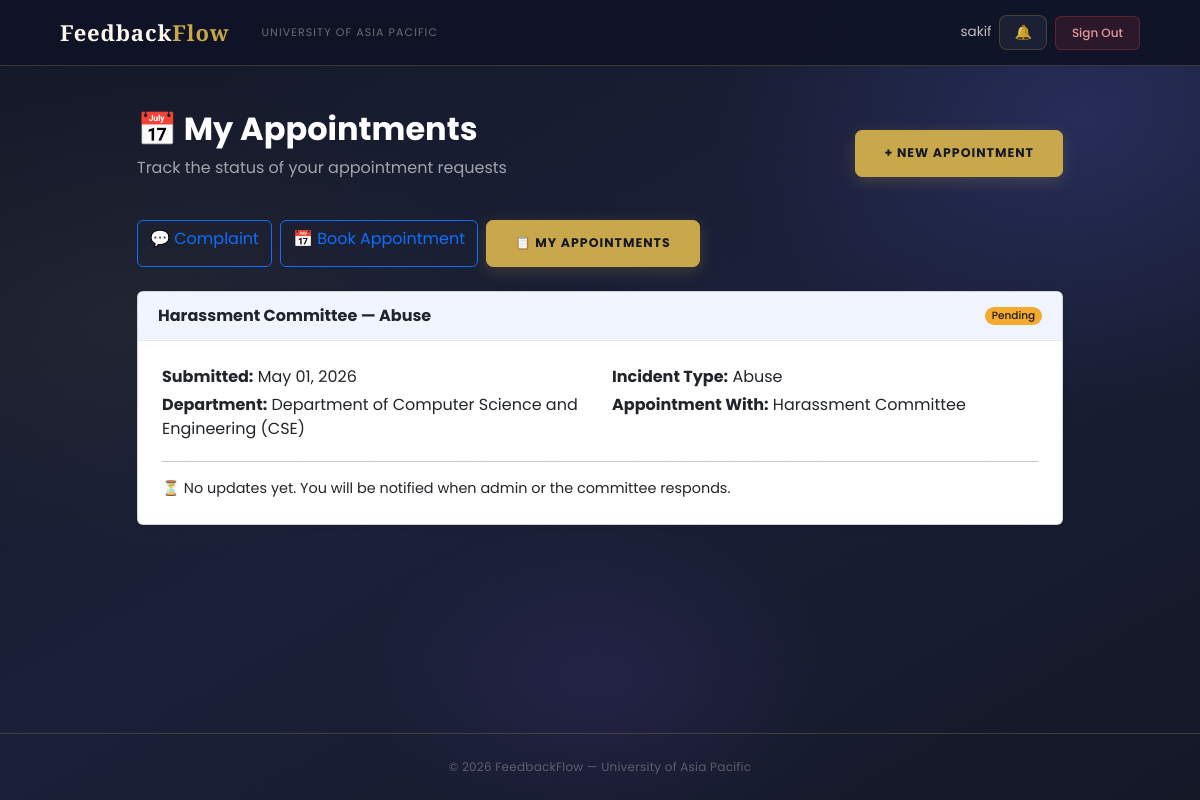
/appointment/my/ (signed in), run on an earlier commit of the app's database.
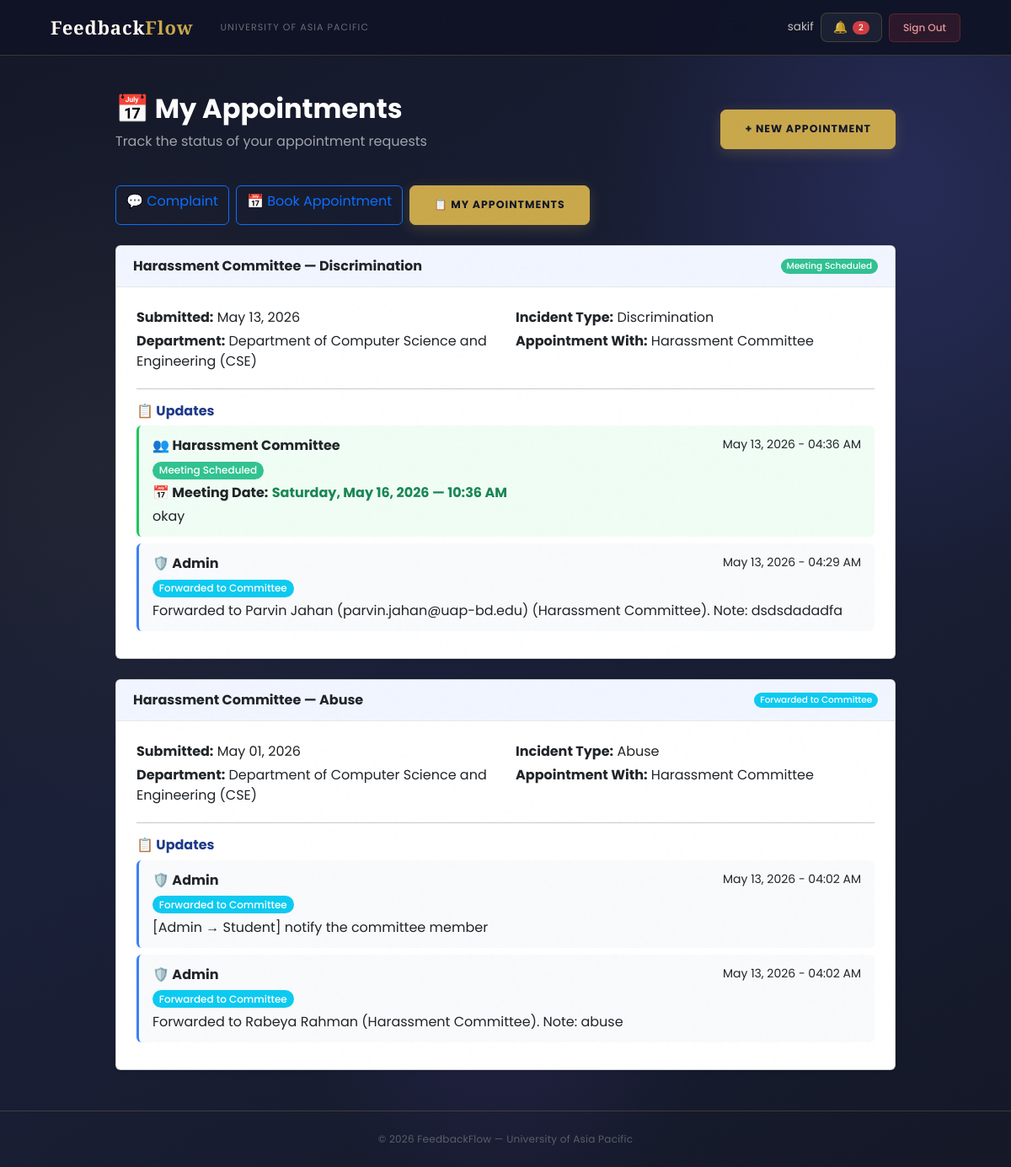
And on a later commit of the database.
### users/models.py (models this page shows, shortened)
class User(AbstractBaseUser, PermissionsMixin):
    ROLE_CHOICES = (
        ('Student', 'Student'),
        ('Faculty', 'Faculty'),
        ('HOD', 'Head of Department'),
        ('Staff', 'Staff'),
        ('DAO', 'Dean of Administration Office'),
        ('Admin', 'Administrator'),
        ('Committee', 'Committee Member'),
    )
    DEPARTMENT_CHOICES = (
        ('DBA', 'Department of Business Administration'),
        ('CSE', 'Department of Computer Science and Engineering'),
        ('CE', 'Department of Civil Engineering'),
        ('EEE', 'Department of Electrical and Electronic Engineering'),
        ('Pharmacy', 'Department of Pharmacy'),
        ('Law', 'Department of Law and Human Rights'),
        ('English', 'Department of English'),
        ('Architecture', 'Department of Architecture'),
    )
    COMMITTEE_TYPE_CHOICES = (
        ('Harassment Committee', 'Harassment Committee'),
        ('Proctorial Committee', 'Proctorial Committee'),
    )
    email       = models.EmailField(unique=True, max_length=255)
    full_name   = models.CharField(max_length=150)
    role        = models.CharField(max_length=20, choices=ROLE_CHOICES)
    department  = models.CharField(max_length=100, choices=DEPARTMENT_CHOICES, null=True, blank=True)
    student_id  = models.CharField(max_length=50, unique=True, null=True, blank=True)
    committee_type = models.CharField(
        max_length=50,
        choices=COMMITTEE_TYPE_CHOICES,
        null=True, blank=True
    )
    is_active   = models.BooleanField(default=True)
    is_staff    = models.BooleanField(default=False)
    created_at  = models.DateTimeField(auto_now_add=True)
    updated_at  = models.DateTimeField(auto_now=True)
    USERNAME_FIELD  = 'email'
    REQUIRED_FIELDS = ['full_name']
    objects = UserManager()
    class Meta:
        verbose_name        = 'User'
        verbose_name_plural = 'Users'
        ordering            = ['-created_at']
    def get_short_name(self):
        return self.full_name.split()[0] if self.full_name else self.email

class Appointment(models.Model):
    STATUS_CHOICES = [
        ('Pending', 'Pending'),
        ('Forwarded to Committee', 'Forwarded to Committee'),
        ('Meeting Scheduled', 'Meeting Scheduled'),
        ('Rejected by Committee', 'Rejected by Committee'),
        ('Closed', 'Closed'),
    ]
    DEPARTMENT_CHOICES = (
        ('DBA', 'Department of Business Administration (DBA)'),
        ('CSE', 'Department of Computer Science and Engineering (CSE)'),
        ('CE', 'Department of Civil Engineering (CE)'),
        ('EEE', 'Department of Electrical and Electronic Engineering (EEE)'),
        ('Pharmacy', 'Department of Pharmacy'),
        ('Law', 'Department of Law and Human Rights'),
        ('English', 'Department of English'),
        ('Architecture', 'Department of Architecture'),
    )
    COMMITTEE_CHOICES = [
        ('Harassment Committee', 'Harassment Committee'),
        ('Proctorial Committee', 'Proctorial Committee'),
    ]
    INCIDENT_TYPE_CHOICES = [
        ('Harassment', 'Harassment'),
        ('Discrimination', 'Discrimination'),
        ('Abuse', 'Abuse'),
        ('Other', 'Other'),
    ]
    student          = models.ForeignKey('User', on_delete=models.CASCADE, related_name='appointments')
    name             = models.CharField(max_length=100)
    roll_number      = models.CharField(max_length=20)
    appointment_with = models.CharField(max_length=50, choices=COMMITTEE_CHOICES, default='Harassment Committee')
    department       = models.CharField(max_length=100, choices=DEPARTMENT_CHOICES)
    incident_type    = models.CharField(max_length=50, choices=INCIDENT_TYPE_CHOICES, default='Other')
    description      = models.TextField()
    status           = models.CharField(max_length=50, choices=STATUS_CHOICES, default='Pending')  # ✅ max_length bumped to 50
    created_at       = models.DateTimeField(auto_now_add=True)
    class Meta:
        ordering            = ['-created_at']
        verbose_name        = 'Appointment'
        verbose_name_plural = 'Appointments'

class AppointmentUpdate(models.Model):
    STATUS_CHOICES = [
        ('Pending', 'Pending'),
        ('Forwarded to Committee', 'Forwarded to Committee'),
        ('Meeting Scheduled', 'Meeting Scheduled'),
        ('Rejected by Committee', 'Rejected by Committee'),
        ('Closed', 'Closed'),
    ]
    appointment  = models.ForeignKey('Appointment', on_delete=models.CASCADE, related_name='updates')
    updated_by   = models.ForeignKey('User', on_delete=models.CASCADE, related_name='appointment_updates')
    message      = models.TextField()
    meeting_date = models.DateTimeField(null=True, blank=True)
    status       = models.CharField(max_length=50, choices=STATUS_CHOICES, null=True, blank=True)
    created_at   = models.DateTimeField(auto_now_add=True)
    class Meta:
        ordering = ['-created_at']

### users/views.py (the view)
# urls.py: path('appointment/my/',                                views.my_appointments,              name='my_appointments'),
@login_required
def my_appointments(request):
    if request.user.role != 'Student':
        messages.error(request, 'Access denied.')
        return redirect('login')
    from .models import AppointmentUpdate
    appointments = Appointment.objects.filter(
        student=request.user
    ).prefetch_related('updates').order_by('-created_at')
    context = {
        'appointments': appointments,
        'page_title':   'My Appointments',
    }
    return render(request, 'users/my_appointments.html', context)

### users/context_processors.py (called while the page is built)
def notifications_count(request):
    if request.user.is_authenticated:
        from users.models import Notification
        count = Notification.objects.filter(
            recipient=request.user,
            is_read=False
        ).count()
        return {'unread_notifications_count': count}
    return {'unread_notifications_count': 0}

### users/templates/users/my_appointments.html (shortened to what this page needs)
{% extends 'users/base.html' %}
{% block content %}
<div class="container py-4" style="max-width:950px;">
    <div class="mb-4 d-flex justify-content-between align-items-center">
        <div>
            <h2 class="fw-bold page-title-text">📅 My Appointments</h2>
            <p class="page-sub-text">Track the status of your appointment requests</p>
        </div>
        <a href="{% url 'appointment' %}" class="btn btn-primary">+ New Appointment</a>
    </div>
    <div class="mb-4 d-flex gap-2">
        <a href="{% url 'submit_complaint' %}"  class="btn btn-outline-primary">💬 Complaint</a>
        <a href="{% url 'appointment' %}"        class="btn btn-outline-primary">📅 Book Appointment</a>
        <a href="{% url 'my_appointments' %}"    class="btn btn-primary">📋 My Appointments</a>
    </div>
    {% if appointments %}
        {% for appt in appointments %}
        <div class="card shadow-sm mb-4">
            <div class="card-header d-flex justify-content-between align-items-center"
                 style="background:#f1f5ff;border-bottom:1px solid #e5e7eb;padding:12px 20px;">
                <strong style="color:#1e3a8a;">{{ appt.appointment_with }} — {{ appt.incident_type }}</strong>
                <span class="badge
                    {% if appt.status == 'Pending' %}bg-warning text-dark
                    {% elif appt.status == 'Forwarded to Committee' %}bg-info
                    {% elif appt.status == 'Meeting Scheduled' %}bg-success
                    {% elif appt.status == 'Rejected by Committee' %}bg-danger
                    {% else %}bg-secondary{% endif %}">
                    {{ appt.status }}
                </span>
            </div>
            <div class="card-body p-4">
                <div class="row mb-3">
                    <div class="col-md-6">
                        <p class="mb-1"><strong>Submitted:</strong> {{ appt.created_at|date:"M d, Y" }}</p>
                        <p class="mb-1"><strong>Department:</strong> {{ appt.get_department_display }}</p>
                    </div>
                    <div class="col-md-6">
                        <p class="mb-1"><strong>Incident Type:</strong> {{ appt.incident_type }}</p>
                        <p class="mb-1"><strong>Appointment With:</strong> {{ appt.appointment_with }}</p>
                    </div>
                </div>
                {% with updates=appt.updates.all %}
                {% if updates %}
                <hr>
                <h6 style="color:#1e3a8a;font-weight:700;">📋 Updates</h6>
                {% for update in updates %}
                <div class="update-item
                    {% if update.status == 'Rejected by Committee' %}rejection-item
                    {% elif update.status == 'Meeting Scheduled' %}meeting-item
                    {% endif %}">
                    <div class="d-flex justify-content-between mb-1">
                        <strong>
                            {% if update.updated_by.role == 'Admin' %}
                                🛡️ Admin
                            {% elif update.updated_by.role == 'Committee' %}
                                👥 {{ update.updated_by.committee_type }}
                            {% else %}
                                {{ update.updated_by.role }}
                            {% endif %}
                        </strong>
                        <small class="text-muted">{{ update.created_at|date:"M d, Y - h:i A" }}</small>
                    </div>
                    {% if update.status %}
                    <div class="mb-1">
                        <span class="badge
                            {% if update.status == 'Pending' %}bg-warning text-dark
                            {% elif update.status == 'Forwarded to Committee' %}bg-info
                            {% elif update.status == 'Meeting Scheduled' %}bg-success
                            {% elif update.status == 'Rejected by Committee' %}bg-danger
                            {% else %}bg-secondary{% endif %}"
                            style="font-size:0.75rem;">
                            {{ update.status }}
                        </span>
                    </div>
                    {% endif %}
                    {% if update.meeting_date %}
                    <p class="mb-1">
                        <strong>📅 Meeting Date:</strong>
                        <span class="text-success fw-bold">{{ update.meeting_date|date:"l, M d, Y — h:i A" }}</span>
                    </p>
                    {% endif %}
                    <p class="mb-0">{{ update.message }}</p>
                </div>
                {% endfor %}
                {% else %}
                <hr>
                <p class="text-muted mb-0" style="font-size:0.9rem;">
                    ⏳ No updates yet. You will be notified when admin or the committee responds.
                </p>
                {% endif %}
                {% endwith %}
            </div>
        </div>
        {% endfor %}
    {% endif %}
</div>
{% endblock %}

### users/templates/users/base.html (shortened to what this page needs)
<!DOCTYPE html>
<html lang="en">
<head>
    <link href="https://cdn.jsdelivr.net/npm/bootstrap@5.3.0/dist/css/bootstrap.min.css" rel="stylesheet">
</head>
<body>
<nav class="navbar navbar-expand-lg">
    <div class="container-fluid d-flex align-items-center gap-3">
        <a class="navbar-brand" href="/">Feedback<em>Flow</em></a>
        <span class="navbar-text d-none d-md-inline">University of Asia Pacific</span>
        {% if user.is_authenticated %}
        <div class="ms-auto d-flex align-items-center gap-2">
            <span class="nav-user-info d-none d-md-inline">{{ user.get_short_name }}</span>
            <a href="{% url 'notifications' %}" class="btn-bell">
                🔔
                {% if unread_notifications_count > 0 %}
                <span class="badge bg-danger" style="font-size:10px;padding:3px 7px;">{{ unread_notifications_count }}</span>
                {% endif %}
            </a>
            <a href="{% url 'logout' %}" class="btn-logout">Sign Out</a>
        </div>
        {% else %}
        <div class="ms-auto">
            <a href="{% url 'login' %}" class="btn-login">Login</a>
        </div>
        {% endif %}
    </div>
</nav>
<main>{% block content %}{% endblock %}</main>
<footer>
    <p>© 2026 FeedbackFlow — University of Asia Pacific</p>
</footer>
</body>
</html>

What changed in the data, as far as the page shows it:
added Appointment: appointment_with "Harassment Committee", incident_type "Discrimination", status "Meeting Scheduled", created_at "May 13, 2026", department "Department of Computer Science and Engineering (CSE)"
added AppointmentUpdate: updated_by.committee_type "Harassment Committee", created_at "May 13, 2026 - 04:36 AM", status "Meeting Scheduled", meeting_date "Saturday, May 16, 2026 — 10:36 AM", message "okay"
added AppointmentUpdate: shows "🛡️ Admin", created_at "May 13, 2026 - 04:29 AM", status "Forwarded to Committee", message "Forwarded to Parvin Jahan (parvin.jahan@uap-bd.edu) (Harassment Committee). Note: dsdsdadadfa", shown under "Harassment Committee"
changed Appointment "Abuse": status "Pending" → "Forwarded to Committee"; text "⏳ No updates yet. You will be notified when admin or the committee responds." → "📋 Updates"
added AppointmentUpdate: shows "🛡️ Admin", created_at "May 13, 2026 - 04:02 AM", status "Forwarded to Committee", message "[Admin → Student] notify the committee member", shown under Appointment "Abuse"
added AppointmentUpdate: shows "🛡️ Admin", created_at "May 13, 2026 - 04:02 AM", status "Forwarded to Committee", message "Forwarded to Rabeya Rahman (Harassment Committee). Note: abuse", shown under Appointment "Abuse"
Also different on the page:
{{ unread_notifications_count }}: (not shown) → "2"
